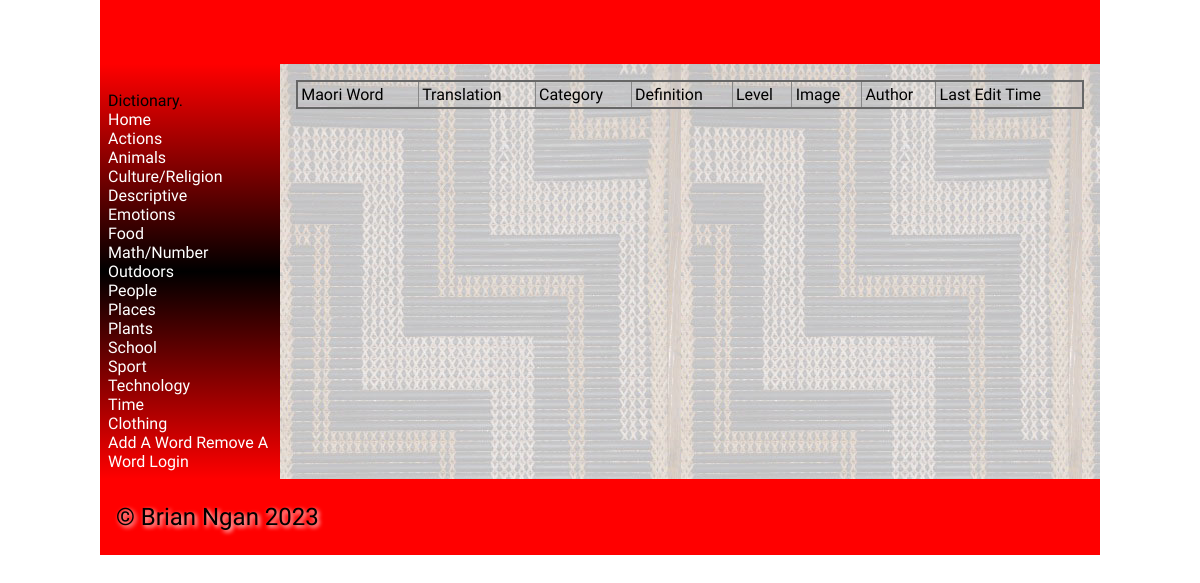
The app's page /worddisplay/1511, older data.
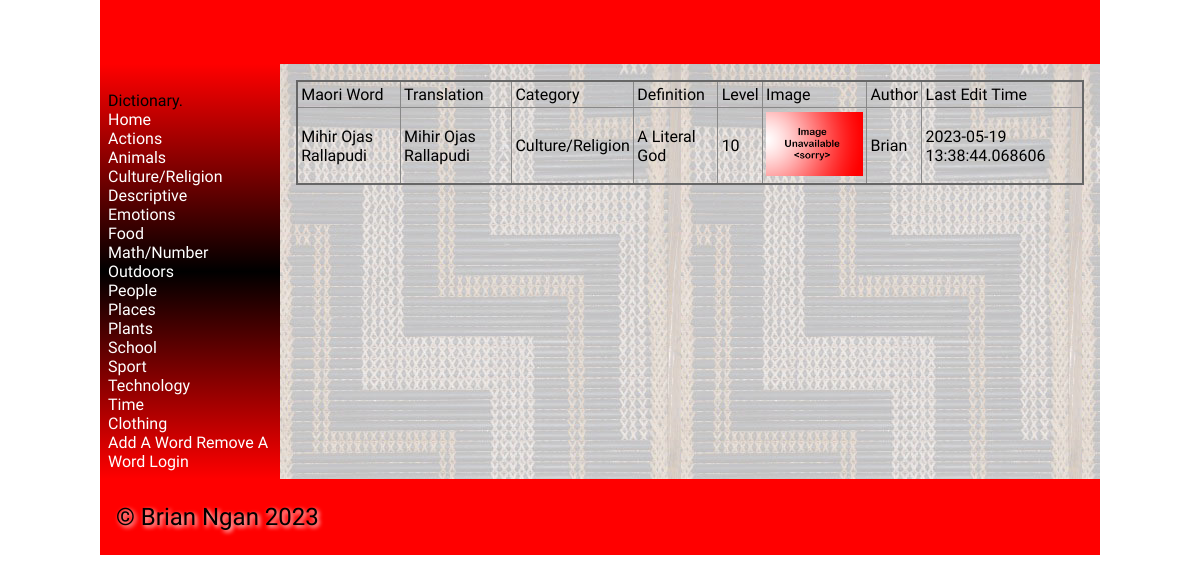
The same page, newer data.
### tables this page shows
CREATE TABLE categories
(
    id       integer
        primary key autoincrement,
    category varchar(30)
);

CREATE TABLE "vocab_list"
(
    id                  integer
        primary key autoincrement,
    maori_word          varchar default 30,
    english_translation varchar default 30,
    category            integer,
    definition          varchar default 500,
    level               integer,
    image               varchar(60),
    author              integer,
    last_edit_time      varchar(50)
);

CREATE TABLE user
(
    id         integer
        primary key autoincrement,
    first_name varchar default 30,
    last_name  varchar default 30,
    email      varchar default 80
        unique,
    password   char    default 60
, user_type integer);

### flaskProject/app.py (the view)
@app.route('/worddisplay/<word_id>')
def render_worddisplay(word_id):
    con = create_connection(DATABASE)
    cur = con.cursor()
    query = "SELECT vocab_list.id, vocab_list.maori_word, vocab_list.english_translation, categories.category, " \
            "vocab_list.definition, vocab_list.level, vocab_list.image, user.first_name, vocab_list.last_edit_time " \
            "FROM vocab_list INNER JOIN categories ON vocab_list.category=categories.id INNER JOIN user ON " \
            "vocab_list.author=user.id WHERE vocab_list.id = ?"
    cur.execute(query, (word_id,))
    words_list = cur.fetchall()
    return render_template('worddisplay.html', logged_in=logged_in_checker(), categories=get_all_category(),
                           word=words_list)

### flaskProject/app.py (called while the page is built)
def create_connection(db_file):
    try:
        connection = sqlite3.connect(db_file)
        return connection
    except Error as e:
        print(e)
    return None

def logged_in_checker():
    if session.get('email') is None:
        return None
    elif session.get('user_type') == 1:
        return 0
    elif session.get('user_type') == 2:
        return 1

def get_all_category():
    con = create_connection(DATABASE)
    cur = con.cursor()
    query = "SELECT * FROM categories"
    cur.execute(query, )
    return cur.fetchall()

### flaskProject/templates/worddisplay.html (shortened to what this page needs)
{% extends "base.html" %}
{% block main %}
<table>
        <thead>
            <tr>
                <td>Maori Word</td>
                <td>Translation</td>
                <td>Category</td>
                <td>Definition</td>
                <td>Level</td>
                <td>Image</td>
                <td>Author</td>
                <td>Last Edit Time</td>
            </tr>
        </thead>
        <tbody>
        {% for credential in word %}
            <tr>
                <td>{{ credential[1] }}</td>
                <td>{{ credential[2] }}</td>
                <td>{{ credential[3] }}</td>
                <td>{{ credential[4] }}</td>
                <td>{{ credential[5] }}</td>
                <td>
                    {% if credential[6] %}
                        <img src="/static/images/{{ credential[6] }}">
                    {% else %}
                        <img src="/static/images/noimage.png">
                    {% endif %}
                </td>
                <td>{{ credential[7] }}</td>
                <td>{{ credential[8] }}</td>
            </tr>
        {% endfor %}
        </tbody>
    </table>
{% endblock %}

### flaskProject/templates/base.html (shortened to what this page needs)
<!doctype html>
<html lang="en">
<head>
	<link href="{{ url_for('static', filename='css/style.css') }}" rel="stylesheet">
</head>
<body>
	<div id="container">
		<header>
			<h1>{% block heading %}{% endblock %}</h1>
		</header>
		<nav>
			<div class="container">
				<div class="navbar-brand">Dictionary.</div>
					<div class="navbar-links">
						<a href="/">Home</a><br>
                        {% for category in categories %}
                        <a href="/category/{{ category[0] }}">{{ category[1] }}</a><br>
                        {% endfor %}
						<a href="/addword">Add A Word</a>
						<a href="/removeword">Remove A Word</a>
						{% if logged_in == None %}
						<a href="/login">Login</a>
						{% else %}
						<a href="/login">Switch Accounts</a>
						{%endif%}
					</div>
			</div>
		</nav>
		<main>
            {% block main%}{% endblock %}
        </main>
		<footer>
			<p>
				&copy; Brian Ngan 2023
			</p>
		</footer>
	</div>
</body>
</html>

### flaskProject/static/css/style.css (style rules this page uses)
* { font-family: Comfortaa, sans-serif; margin: 0; padding: 0; box-sizing: border-box; }
#container { display: grid; grid-template-columns: 75px auto; grid-template-areas: 'nav header' 'main main' 'footer footer'; }
header { grid-area: header; background-color: #f00; padding: 1rem; }
nav { grid-area: nav; }
main { grid-area: main; padding: 1rem; background-color: #edd; }
h1, h2, h3, h4 { padding: 1rem 0; font-family: 'Suez One', serif; color: #000; text-shadow: 2px 2px 4px #fff; }
p { padding: 0.5rem 0; }
a { color: #222; }
img { width: 100%; }
table { width: 100%; border: 2px solid #666; border-collapse: collapse; }
th, td { border: 1px solid #888; padding: 0.2rem; text-align: left; }
footer { grid-area: footer; padding: 1rem; background-color: #f00; }
footer p { color: #000; text-shadow: 2px 2px 4px #fff; font-size: 1.5rem; }
@media only screen and (min-width: 768px) { #container { grid-template-columns: 180px auto; grid-template-areas: 'header header' 'nav main' 'footer footer'; } }
@media only screen and (min-width: 768px) { nav { background: linear-gradient(180deg, rgba(255,0,0,1) 0%, rgba(0, 0, 0, 1) 50%, rgba(255,0,0,1) 100%); padding: 0.5rem; } }
@media only screen and (min-width: 768px) { nav a { color: #fff; text-decoration: none; } }
@media only screen and (min-width: 768px) { main { background-image: url('/poutama.jpg'); } }
@media only screen and (min-width: 1000px) { #container { width: 1000px; margin: auto; } }

Row changes from the older to the newer data that the page shows:
added vocab_list: maori_word "Mihir Ojas Rallapudi", english_translation "Mihir Ojas Rallapudi", category "Culture/Religion", definition "A Literal God", level "10", first_name "Brian", last_edit_time "2023-05-19 13:38:44.068606"
